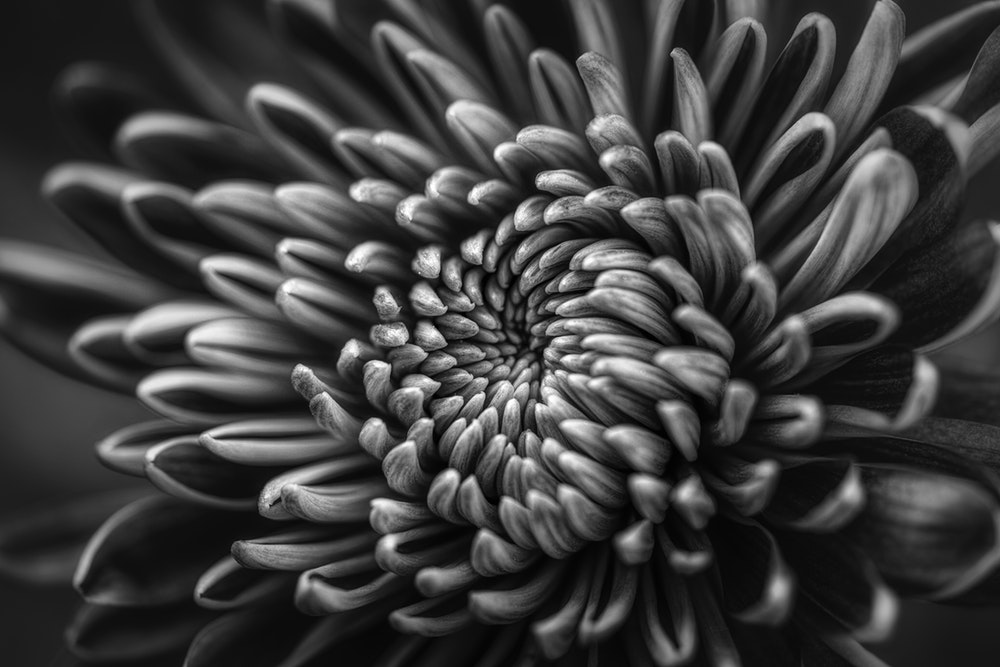
//> input picture ImageProcessing2/ImageProcessing2/images/blur.jpg, 1000 x 667 px
$ ./blurring   (built with g++ and OpenCV 4)
//> lines starting //> are read from the running program, lines starting //| are printed output that depends on the picture
#include <opencv2/opencv.hpp>

using namespace cv;
using namespace std;

void filter(Mat img, Mat& dst, Mat mask)
{
	dst = Mat(img.size(), CV_32F, Scalar(0));
	Point h_m = mask.size() / 2;
	for (int i = h_m.y; i < img.rows - h_m.y; i++)
	{
		for (int j = h_m.x; j < img.cols - h_m.x; j++)
		{
			float sum = 0;
			for (int k = 0; k < mask.rows; k++)
			{
				for (int t = 0; t < mask.cols; t++)
				{
					int y = i + k - h_m.y;
					int x = j + t - h_m.x;
					sum += mask.at<float>(k, t) * img.at<uchar>(y, x);
				}
			}
			dst.at<float>(i, j) = sum;
		}
	}
}

int main(void)
{
	Mat image = imread("images/blur.jpg", IMREAD_GRAYSCALE);
//> image is the input picture: 667 rows x 1000 cols, CV_8UC1; min 0, max 255, mean 62.6
	CV_Assert(image.data);

	// blur mask
	float data[] = {
		1 / 9.f, 1 / 9.f, 1 / 9.f,
		1 / 9.f, 1 / 9.f, 1 / 9.f,
		1 / 9.f, 1 / 9.f, 1 / 9.f
	};

	// sharp mask1
	float data2[] = {
		0,-1,0,
		-1,5,-1,
		0,-1,0
	};
	// sharp mask2
	float data3[] = {
		-1,-1,-1,
		-1,9,-1,
		-1,-1,-1
	};

	Mat mask(3, 3, CV_32F, data);
	Mat blur;
	filter(image, blur, mask);
	blur.convertTo(blur, CV_8U);

	Mat mask2(3, 3, CV_32F, data2);
	Mat sharp;
	filter(image, sharp, mask2);
//> after the loop in filter (call 2), `for (int i = h_m.y; i < img.rows - h_m.y; i++)`:
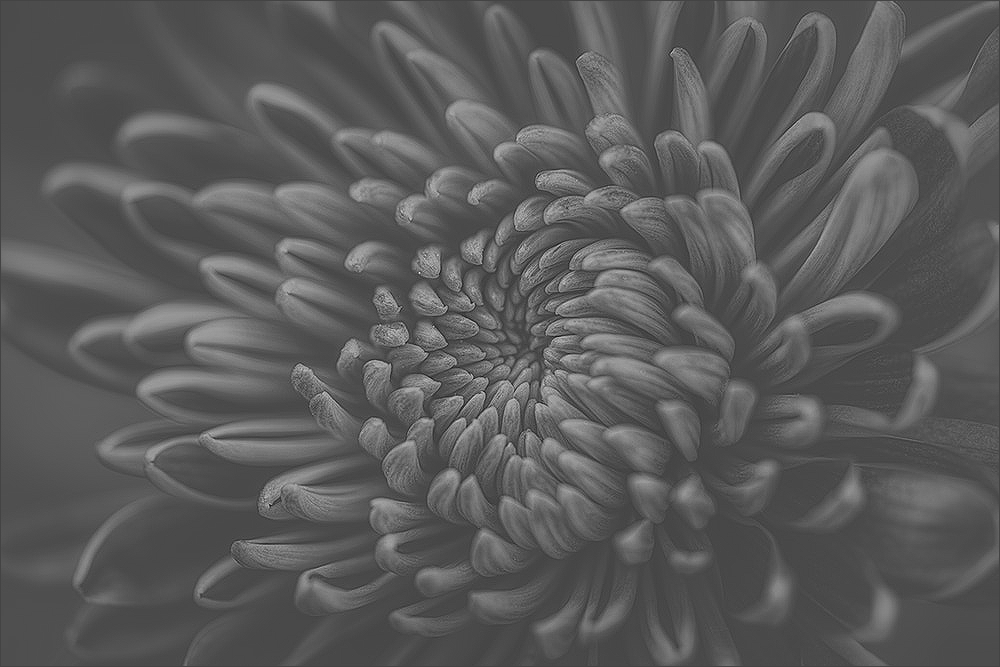
//> dst: 667 rows x 1000 cols, CV_32FC1; min -191, max 518, mean 62.4; drawn with min black and max white
	sharp.convertTo(sharp, CV_8U);

	Mat mask3(3, 3, CV_32F, data3);
	Mat sharp2;
	filter(image, sharp2, mask3);
	sharp2.convertTo(sharp2, CV_8U);
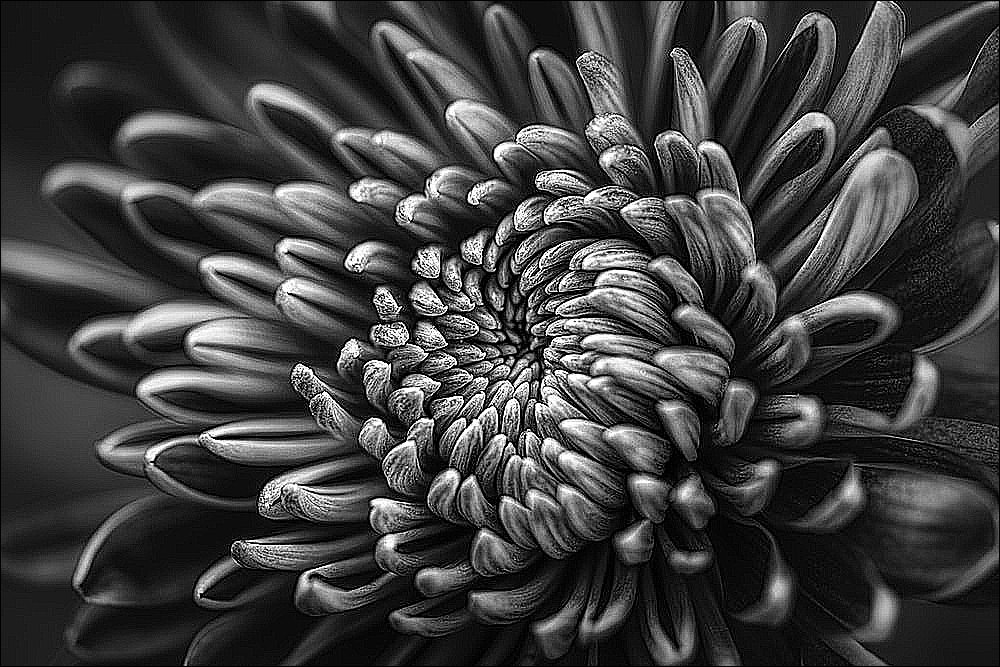
//> sharp2: 667 rows x 1000 cols, CV_8UC1; min 0, max 255, mean 63.3

	imshow("image", image);
	imshow("blur", blur);

	imshow("sharp", sharp);
	imshow("sharp2", sharp2);


	waitKey();


	return 0;
}
